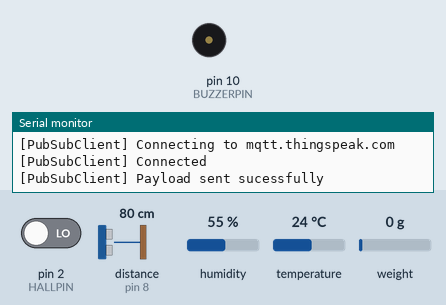
Recording of a sketch running on a simulated Arduino Uno, built for the host (arithmetic inside an expression is 32-bit, double 64-bit). Shown: buzzer (waves = sounding), the last lines printed to the serial monitor. Wiring (inferred from the names in the program): ultrasonic range finder: trigger pin 9; echo pin 8. Inputs (shaded band) come from the test bench; at power-on: pin 2 (HALLPIN) LOW, distance to the obstacle (sensor on pin 8) 80 cm, humidity 55 %, temperature 24 °C, weight on the scale 0 g. The echo pulse lasts 58.3 µs per cm; WiFi joins after 1.5 s; servers stay silent unless stated; no MQTT or app messages arrive unless stated.

Above: at 3.2 s.
3.3 s: pin 2 (HALLPIN) driven HIGH
4.8 s: pin 2 (HALLPIN) driven LOW
At 6.51 s:
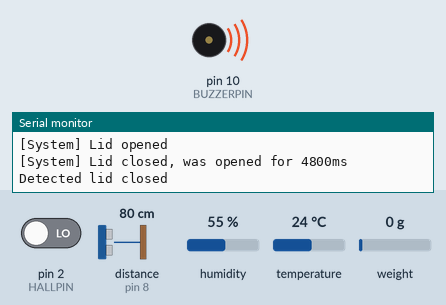
Timing chart, 0 to 8.1 s (numbered marks = the images above; inputs shaded):
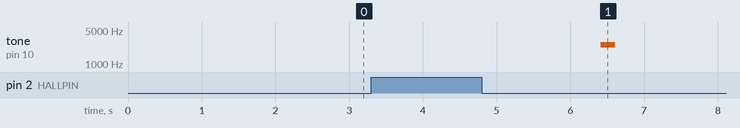

The sketch:

bin.ino
```cpp
#include <WiFiEsp.h>
#include <WiFiEspClient.h>
#include <PubSubClient.h>
#include <DHT.h>
#include <HX711.h>
#include <SoftwareSerial.h>

#define HALLPIN 2
#define ECHOPIN 8
#define TRIGPIN 9
#define BUZZERPIN 10
#define AP_SSID "UFC"
#define AP_PASSWORD ""
#define SERVER "mqtt.thingspeak.com"
#define PORT 1883
#define BIN_ID "507f191e810c19729de860ea"
#define TOPIC "channels/565960/publish/LIFQ82NBPEUZIZCC" //bin_id
#define UPDATE_INTERVAL 60000

typedef struct package {
  float humidity;
  float temperature;
  float fill;
  float volume;
  float weight;
} Package;

typedef struct wasteBin {
  float topWidth;
  float topLength;
  float bottomWidth;
  float bottomLength;
  float height;
} WasteBin;

WasteBin bin = {38, 30, 30, 20, 64.4};

Package data;
SoftwareSerial esp8266Serial(3, 4);
DHT dht(7, DHT22);
WiFiEspClient espClient;
PubSubClient client(espClient);
HX711 scale(5, 6);
int status = WL_IDLE_STATUS;
boolean isLidOpened = false;
boolean wasLidOpened = false;
unsigned long timeStart;
unsigned long timeEnd;
unsigned long timeOpened;
unsigned long previousMillis = 60000;

void setup(){
  Serial.begin(9600);
  pinMode(ECHOPIN, INPUT);
  pinMode(TRIGPIN, OUTPUT);
  pinMode(BUZZERPIN, OUTPUT);
  dht.begin();
  scale.set_scale(44500);
  scale.set_offset(-210500);
  initWiFi();
  client.setServer(SERVER, PORT);
  attachInterrupt(0, hallChange, CHANGE);
}

void loop(){
  unsigned long currentMillis = millis();
  if (wasLidOpened){
    previousMillis = millis();
    commitData(true, false);
    wasLidOpened = false;
  }
  if ((unsigned long)(currentMillis - previousMillis) >= UPDATE_INTERVAL){
    previousMillis = millis();
    if (isLidOpened){
      commitData(false, true);
    } else {
      commitData(false, false);
    }
  }
}

void initWiFi(){
  esp8266Serial.begin(9600);
  WiFi.init(&esp8266Serial);
  if (WiFi.status() == WL_NO_SHIELD){
    Serial.println("[WiFiEsp] WiFi shield not present");
    while (true);
  }

  Serial.println("[WiFiEsp] Connecting to AP ...");
  while (status != WL_CONNECTED) {
    Serial.print("[WiFiEsp] Attempting to connect to WPA SSID: ");
    Serial.println(AP_SSID);
    status = WiFi.begin(AP_SSID, AP_PASSWORD);
    delay(500);
  }
  Serial.println("[WiFiEsp] Connected to AP");
}

void reconnectWiFi(){
  while (status != WL_CONNECTED){
    Serial.print("[WiFiEsp] Attempting to reconnect to WPA SSID: ");
    Serial.println(AP_SSID);
    status = WiFi.begin(AP_SSID, AP_PASSWORD);
    delay(500);
  }
  Serial.println("[WiFiEsp] Reconnected to AP");
}

void reconnectClient(){
  while (!client.connected()){
    Serial.print("[PubSubClient] Connecting to ");
    Serial.println(SERVER);
    if (client.connect(BIN_ID)){ //(clientId, username, password)
      Serial.println( "[PubSubClient] Connected" );
    } else {
      Serial.print("[PubSubClient] Failed to connect, retrying in 5 seconds");
      delay(5000);
    }
  }
}

void commitData(boolean isLidEvent, boolean isLidOpen){
  //DHT
  if (isLidEvent) {
    delay(1500);
    data.humidity = dht.readHumidity();
    data.temperature = dht.readTemperature();
  } else {
    data.humidity = dht.readHumidity();
    data.temperature = dht.readTemperature();
  }
  if (isnan(data.humidity) || isnan(data.temperature)) {
    Serial.println("[DHT] Failed to read from sensor!");
  }
  //HC-SR04
  digitalWrite(TRIGPIN, LOW);
  delayMicroseconds(2);
  digitalWrite(TRIGPIN, HIGH);
  delayMicroseconds(10);
  digitalWrite(TRIGPIN, LOW);
  long duration = pulseIn(ECHOPIN, HIGH);
  float distance;
  if (!isnan(data.humidity) && (!isnan(data.temperature))){
    float speedOfSound = (331.296 + (0.606 * data.temperature) * 1 + (data.humidity * 9.064 * pow(10, -6) * pow(10, (0.032 * (data.temperature - (0.004 * (data.temperature * data.temperature)))))));
    distance = duration / (20000 / speedOfSound);
  } else {
    distance = duration * 0.034 / 2;
  }
  float partialHeight = bin.height - distance;
  if (partialHeight < 0) {
    partialHeight = 0;
  }
  data.fill = (partialHeight * 100)/bin.height;
  if (partialHeight == 0) {
    data.volume = 0;
  } else {
    float partialWidth = ((partialHeight * bin.topWidth) + (bin.height - partialHeight) * bin.bottomWidth)/bin.height;
    float partialLength = ((partialHeight * bin.topLength) + (bin.height - partialHeight) * bin.bottomLength)/bin.height;
    float topArea = partialWidth * partialLength;
    float bottomArea = bin.bottomWidth * bin.bottomLength;
    //data.volume = (bin.height/3) * (bottomArea + topArea + sqrt(bottomArea * topArea));
    float volumeCm3 = partialHeight * (topArea + bottomArea)/2;
    data.volume = volumeCm3/1000000; //convert to m3
  }
  //HX711
  data.weight = scale.get_units(), 10;
  if (isnan(data.humidity) && isnan(data.temperature)){
    isLidOpened = true;
    Serial.println("Detected lid opened");
  } else {
    isLidOpened = false;
    Serial.println("Detected lid closed");
  }
  if (isLidEvent && !isnan(data.humidity) && !isnan(data.temperature)) {
    tone(BUZZERPIN, 2500, 200);
    delay(200);
    noTone(BUZZERPIN);
  }
  String payload = "field1=";
  if (isnan(data.humidity)){
    payload += "n";
  } else {
    payload += data.humidity;
  }
  payload += "&field2=";
  if (isnan(data.temperature)){
    payload += "n";
  } else {
    payload += data.temperature;
  }
  payload += "&field3=";
  if (isLidOpened) {
    payload += "n";
  } else {
    payload += data.fill;
  }
  payload += "&field4=";
  if (isLidOpened) {
    payload += "n";
  } else {
    payload += data.volume;
  }
  payload += "&field5=";
  payload += data.weight;
  if (isLidEvent){
    payload += "&field6=";
    payload += "1";
    payload += "&field7=";
    payload += timeOpened / 1000;
  }
  if (isLidOpen){
    payload += "&field8=";
    payload += "1";
  }
  char data[payload.length()+1];
  Serial.print("Sendind data ");
  Serial.println(payload);
  payload.toCharArray(data, payload.length()+1);
  sendData(data);
}

void sendData(char* data){
  status = WiFi.status();
  if (status != WL_CONNECTED){
    reconnectWiFi();
  }
  if (!client.connected()){
    reconnectClient();
  }
  if (client.publish(TOPIC, data)){
    Serial.println("[PubSubClient] Payload sent sucessfully");
  } else {
    Serial.println("[PubSubClient] Error while trying to send payload");
  }
}

void hallChange(){
  if (!isLidOpened) {
    timeStart = timeEnd;
    isLidOpened = true;
    wasLidOpened = false;
    Serial.println("[System] Lid opened");
  } else {
    timeEnd = millis();
    isLidOpened = false;
    wasLidOpened = true;
    timeOpened = timeEnd - timeStart;
    Serial.print("[System] Lid closed, was opened for ");
    Serial.print(timeOpened);
    Serial.println("ms");
  }
}
```

Measured:
- after the input at 4.8 s, tone on pin 10 (BUZZERPIN): silent → 2500 Hz after 1.6 s, → silent 0.20 s later
